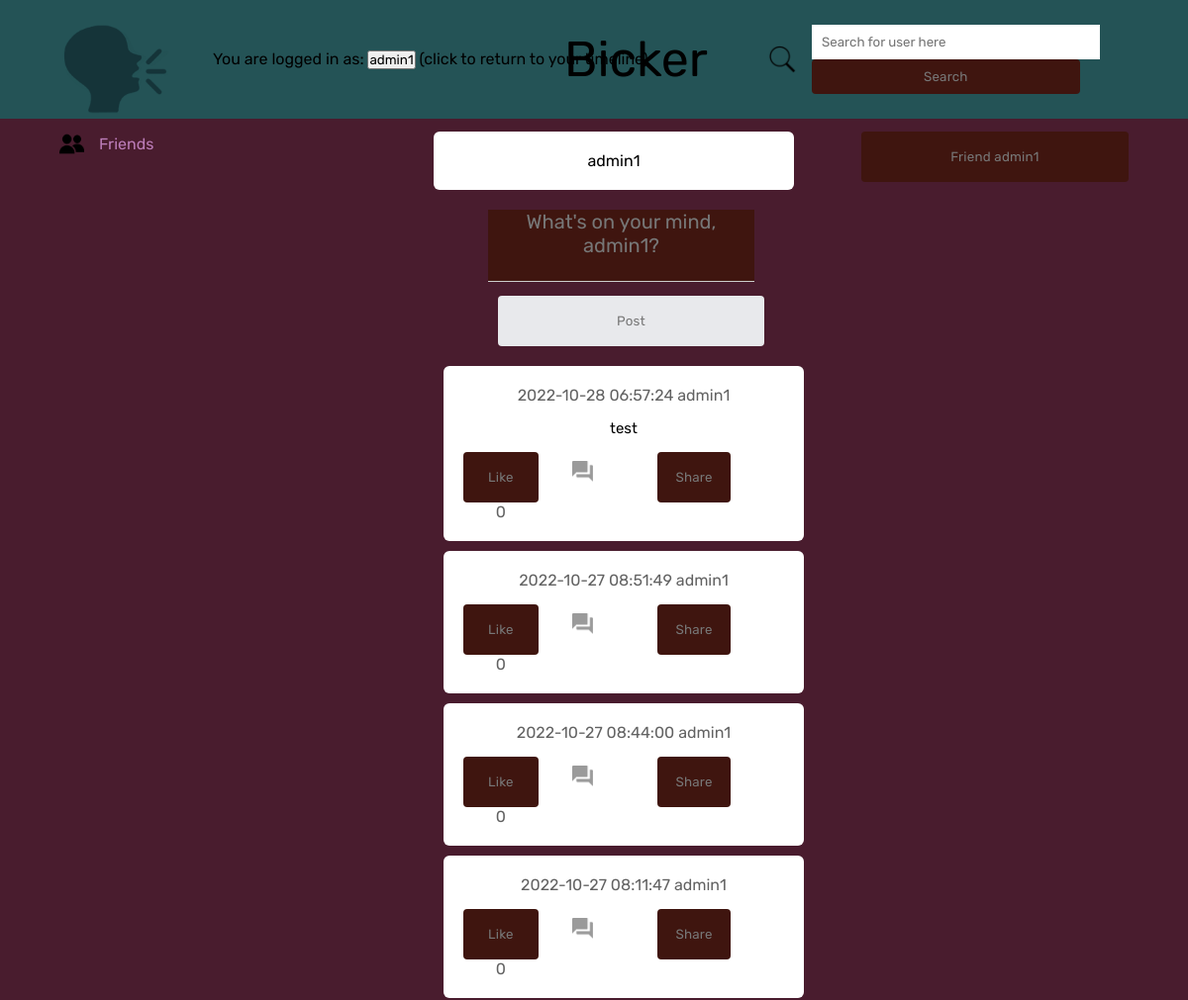
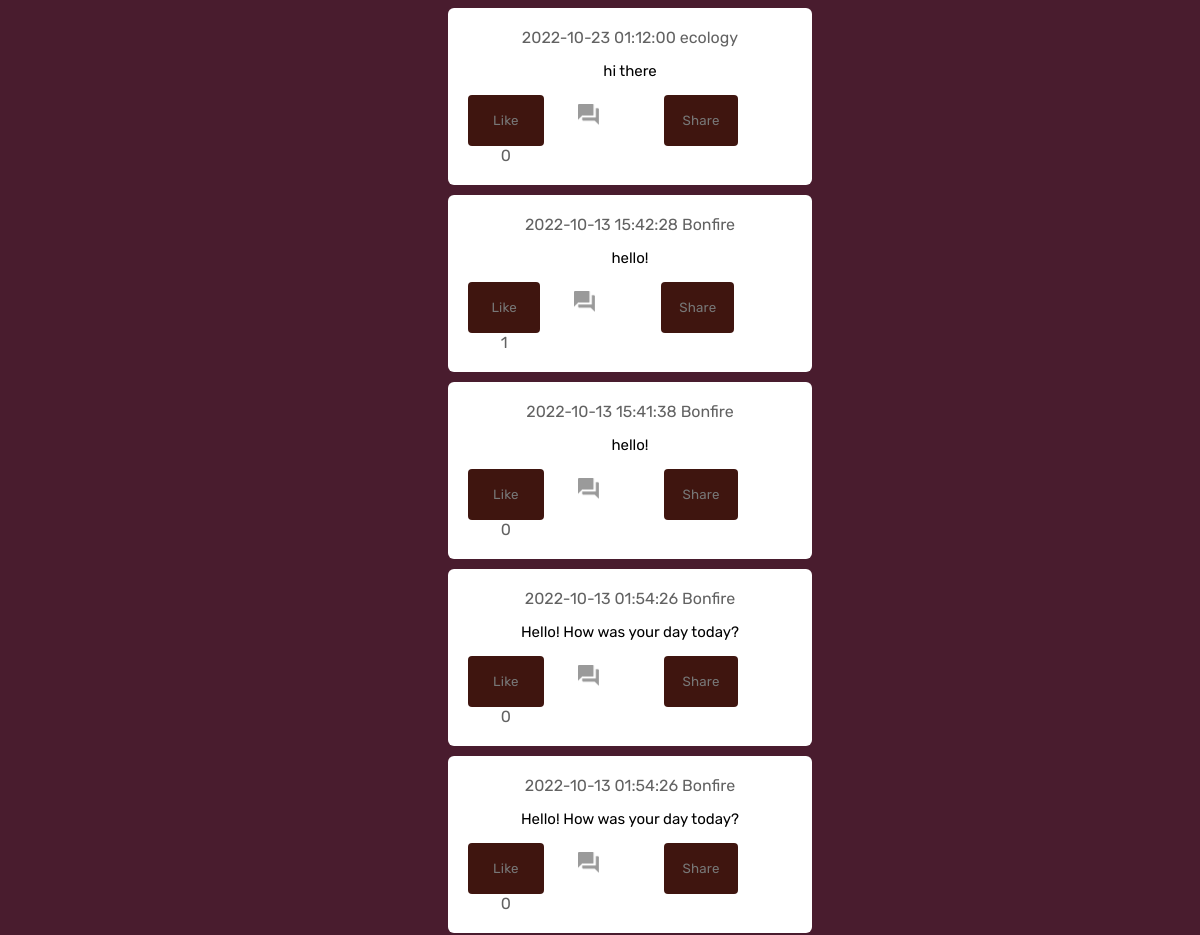
Before: /frontpage (signed in, upper part) with the older database file (2 pictures, top to bottom).
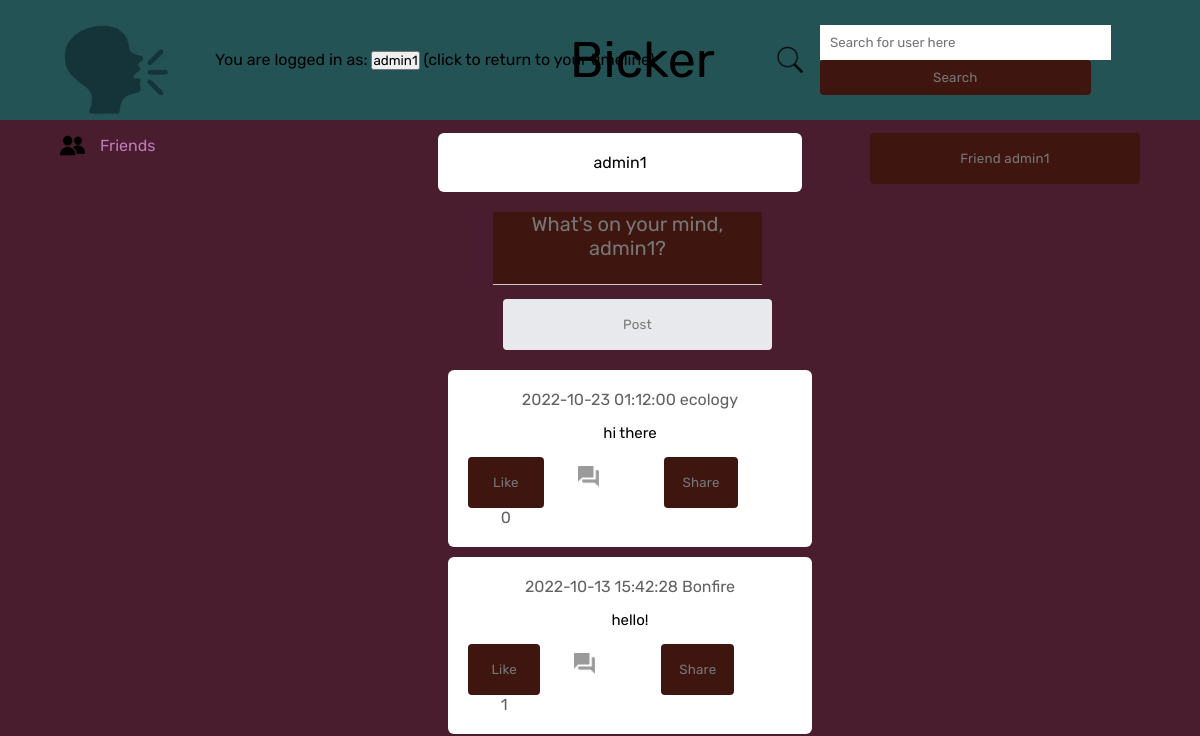
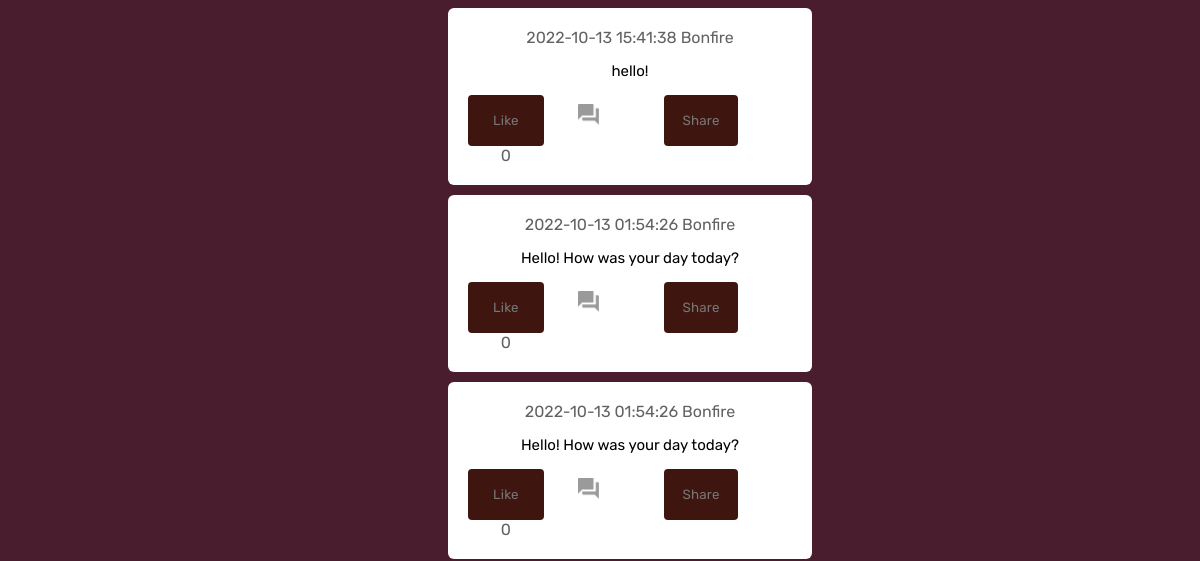
After: the same page with the newer database file (2 pictures, top to bottom).
### tables this page shows
CREATE TABLE posts (
    id INTEGER PRIMARY KEY AUTOINCREMENT,
    content text NOT NULL,
    username text NOT NULL,
    created_at DATETIME DEFAULT CURRENT_TIMESTAMP, likes INT DEFAULT 0,
    FOREIGN KEY(username) REFERENCES users(username)
);

### app.py (the view)
@app.route('/frontpage', methods=['GET', 'POST'])
def frontpage():
    global current_user
    global current_page
    if current_user is None:
        return redirect("/login")
    conn = db_connection()
    cursor = conn.cursor()
    cursor.execute("""SELECT id, content, username, created_at, likes, follower_name
                  FROM posts
                  INNER JOIN followers ON username=followed_name
                  WHERE follower_name=?
                  UNION ALL
                  SELECT id, content, username, created_at, likes, 'blank' AS follower_name
                  FROM posts
                  WHERE username=?
                  UNION ALL
                  SELECT id, content, username, created_at, likes, 'blank' AS follower_name
                  FROM posts
                  INNER JOIN shared_posts ON id=post_id
                  WHERE shared_userid=?
                  ORDER BY id DESC""", (current_user, current_user, current_user))
    post_list = []
    for row in cursor.fetchall():
            post_list.append(row)
    if not post_list:
        cursor.execute("""SELECT * FROM posts WHERE id=12""")
        for row in cursor.fetchall():
            post_list.append(row)
    if request.method == 'POST':
        if request.form.get("post-input") is not None:
            new_post = request.form['post-input']
            sql_query = """INSERT INTO posts (content, username)
                    VALUES (?, ?)"""
            cursor = cursor.execute(sql_query, (new_post, current_user))
            conn.commit()
            sql_query = """SELECT id, content, username, created_at, likes, follower_name
                  FROM posts
                  INNER JOIN followers ON username=followed_name
                  WHERE follower_name=?
                  UNION ALL
                  SELECT id, content, username, created_at, likes, 'blank' AS follower_name
                  FROM posts
                  WHERE username=?
                  UNION ALL
                  SELECT id, content, username, created_at, likes, 'blank' AS follower_name
                  FROM posts
                  INNER JOIN shared_posts ON id=post_id
                  WHERE shared_userid=?
                  ORDER BY id DESC"""
            cursor.execute(sql_query, (current_user, current_user, current_user))
            post_list.clear()
            for row in cursor.fetchall():
                post_list.append(row)
            current_page = current_user
            return render_template('frontpage.html', user=current_user, postlist = post_list,
                                    currentuser=current_user)
        elif request.form.get("searchuser") is not None:
            current_search = request.form['searchuser']
            sql_query = """SELECT * FROM posts WHERE username=? ORDER BY id DESC"""
            cursor.execute(sql_query, (current_search,))
            post_list.clear()
            for row in cursor.fetchall():
                post_list.append(row)
            current_page = current_search
            print (current_page)
            return render_template('frontpage.html', user=current_search, postlist = post_list,
                                    currentuser=current_user)
        elif request.form.get("frienduser") is not None:
            friend_status = 0
            sql_query = """INSERT INTO followers (follower_name, followed_name, status)
                     VALUES (?, ?, ?)"""
            cursor = cursor.execute(sql_query, (current_user, current_page, friend_status))
            conn.commit()
            sql_query = """SELECT * FROM posts WHERE username=? ORDER BY id DESC"""
            cursor.execute(sql_query, (current_page,))
            post_list.clear()
            for row in cursor.fetchall():
                post_list.append(row)
            return render_template('frontpage.html', user=current_page, postlist = post_list,
                                    currentuser=current_user)
        elif request.form.get("friendlist") is not None:
            return redirect("/friends")
        elif request.form.get('sharebutton') is not None:
            sharedID = request.form.get('sharebutton')
            sql_query = """INSERT INTO shared_posts (shared_userid, post_id)
                     VALUES (?, ?)"""
            cursor.execute(sql_query, (current_user, sharedID,))
            conn.commit()
            sql_query = """SELECT * FROM posts WHERE username=? ORDER BY id DESC"""
            cursor.execute(sql_query, (current_page,))
            post_list.clear()
            for row in cursor.fetchall():
                post_list.append(row)
            return render_template('frontpage.html', user=current_page, postlist = post_list,
                                    currentuser=current_user)
        elif request.form.get('likebutton') is not None:
            likedID = request.form.get('likebutton')
            sql_query = """UPDATE posts SET likes = likes + 1 WHERE id = ?"""
            cursor.execute(sql_query, (likedID,))
            conn.commit()
            return redirect("/frontpage")
        elif request.form.get('return') is not None:
            return redirect("/frontpage")
    else:
        current_page = current_user
        return render_template('frontpage.html', user=current_user, postlist = post_list,
                                currentuser=current_user)

### app.py (called while the page is built)
def db_connection():
    conn = None
    try:
        conn = sqlite3.connect("bickerdb.sqlite")
    except sqlite3.error as e:
        print(e)
    return conn

### templates/frontpage.html (shortened to what this page needs)
<!DOCTYPE html>
<html lang="en">
<head>
    <link rel= "stylesheet" type= "text/css" href= "{{ url_for('static',filename='stylefront.css') }}">
</head>
<body>
    <nav>
        <div class = "nav-left">
            <img src="{{ url_for('static', filename='bickerlogo.png') }}" alt="Bicker Logo" class = "logo">
            <form action="" method="post">
                You are logged in as:
                <input class="btn btn-default" name="return" type="submit" value="{{ currentuser }}">
                (click to return to your timeline)
            </form>
        </div>
        <div class = "nav-middle">
            Bicker
        </div>
        <div class = "nav-right">
            <div class = "search-box">
                <img src = "{{ url_for('static', filename='searchicon.png') }}" alt = "search icon">
            <form action="" method="post">
                <input type="text" placeholder="Search for user here" name="searchuser" value="{{
                    request.form.searchuser }}">
                <input class="searchbutton" type="submit" value="Search">
            </form>
            </div>
        </div>
    </nav>
    <div class="container">
        <div class="left-sidebar">
            <div class="important-links">
                <a href="{{ url_for('friends_list') }}" style = "color: #bc7db9;"><img src = "{{ url_for('static', filename='friendsicon.png') }}" alt = "friends icon">Friends</a>
            </div>
        </div>
        <div class="main-content">
            <div class="write-post-container">
                <div>
                    <p> {{ user }} </p>
                </div>
            </div>
            <div class="post-input-container">
                <form action="{{ url_for('frontpage') }}" method="post">
                    <textarea name = "post-input" id = "post-input" placeholder = "What's on your mind, {{ currentuser }}?" rows = 3></textarea>
                    <button type = "submit" class = "postsubmit">
                        Post
                    </button>
                </form>
            </div>
            {% for row in postlist %}
            <div class="post-container">
                <div class="timestamp">
                    <span>{{ row[3] }}</span>
                    <span>{{ row[2] }}</span>
                </div>
                <p class = "post-text">{{ row[1] }}</p>
                <div class="post-row">
                    <div class = "activity-icons">
                        <div><form action="" method="post">
                            <input type="submit" value="Like" class = "likebutton">
                            <span>{{ row[4] }}</span>
                        </form>
                        </div>
                            <div>
                                <img src = "{{ url_for('static', filename='comments.png') }}">
                            </div>
                        <div>
                            <form action="" method="post">
                                <input type="submit" value="Share" class="sharebutton">
                            </form>
                        </div>
                    </div>
                </div>
            </div>
            {% endfor %}
        </div>
        <div class="right-sidebar">
            <form action="" method="post">
                <input class="friendbutton" name="frienduser" type="submit" value="Friend {{ user }}">
            </form>
        </div>
    </div>
</body>
</html>

### static/stylefront.css (style rules this page uses)
* { margin: 0; padding: 0; font-family: 'Rubik', sans-serif; }
body { background: #491c2e; }
nav { display: flex; align-items: center; justify-content: space-between; background: #245356; padding: 5px 5%; position: sticky; top: 0; z-index: 100; }
.logo { width: 110px; margin-right: 45px; }
.nav-left, .nav-right { display: flex; align-items: center; }
.nav-middle { font-size: 50px; position: absolute; left: 47.5%; }
.nav-right img { width: 30px; margin-right: 15px; }
.friendbutton { width: 100%; border: none; padding: 18px; font-family: 'Rubik', sans-serif; cursor: pointer; background: #3f150f; color: #777; border-top-right-radius: 4px; border-top-left-radius: 4px; border-bottom-left-radius: 4px; border-bottom-right-radius: 4px; letter-spacing: 0.2px; outline: 0; transition: all .3s; text-align: center; }
.searchbutton { width: 100%; border: none; padding: 18px; font-family: 'Rubik', sans-serif; cursor: pointer; background: #3f150f; color: #777; border-top-right-radius: 4px; border-top-left-radius: 4px; border-bottom-left-radius: 4px; border-bottom-right-radius: 4px; letter-spacing: 0.2px; outline: 0; transition: all .3s; text-align: center; }
.search-box { width: 350px; border-radius: 20px; display: flex; align-items: center; padding: 0 15px; background: transparent; }
.search-box input { width: 100%; padding: 10px; outline: none; border: 0; }
.container { display: flex; justify-content: space-between; padding: 13px 5%; }
.left-sidebar { flex-basis: 25%; position: sticky; top: 70px; align-self: flex-start; border-radius: 3%; }
.right-sidebar { flex-basis: 25%; position: sticky; top: 70px; align-self: flex-start; border-radius: 3%; }
.main-content { flex-basis: 30%; }
.important-links a { text-decoration: none; display: flex; align-items: center; margin-bottom: 30px; width: fit-content; }
.important-links img { width: 25px; margin-right: 15px; }
.write-post-container { width: 100%; background: #fff; border-radius: 6px; padding: 20px; columns: #626262; text-align: center; }
.post-input-container { padding-left: 55px; padding-top: 20px; }
.post-input-container textarea { width: 100%; border: 0; outline: 0; border-bottom: 1px solid #ccc; background: #3f150f; text-align: center; font-size: 20px; resize: none; }
.post-input-container textarea::placeholder { color: #777; }
.post-container { width:100%; background: #fff; border-radius: 6px; padding: 20px; color: #626262; text-align: center; margin:10px; }
.post-text { color: black; margin: 15px 0; font-size: 15px; }
.postsubmit { width: 100%; border: none; padding: 18px; font-family: 'Rubik', sans-serif; cursor: pointer; background: #e8e9ec; color: #777; border-top-right-radius: 4px; border-top-left-radius: 4px; border-bottom-left-radius: 4px; border-bottom-right-radius: 4px; letter-spacing: 0.2px; outline: 0; transition: all .3s; text-align: center; align-items: center; margin: 10px; }
.post-row { display: flex; align-items: center; justify-content: space-between; }
.activity-icons div img { width: 40%; margin-right: 10px; }
.activity-icons div { display: inline-flex; align-items: center; margin-right: 30px; }
.likebutton { width: 100%; border: none; padding: 18px; font-family: 'Rubik', sans-serif; cursor: pointer; background: #3f150f; color: #777; border-top-right-radius: 4px; border-top-left-radius: 4px; border-bottom-left-radius: 4px; border-bottom-right-radius: 4px; letter-spacing: 0.2px; outline: 0; transition: all .3s; text-align: center; }
.sharebutton { width: 100%; border: none; padding: 18px; font-family: 'Rubik', sans-serif; cursor: pointer; background: #3f150f; color: #777; border-top-right-radius: 4px; border-top-left-radius: 4px; border-bottom-left-radius: 4px; border-bottom-right-radius: 4px; letter-spacing: 0.2px; outline: 0; transition: all .3s; text-align: center; }

Changed rows visible on the page:
removed posts: created_at "2022-10-28 06:57:24", username "admin1", content "test", likes "0"
removed posts: created_at "2022-10-27 08:51:49", username "admin1", likes "0"
removed posts: created_at "2022-10-27 08:44:00", username "admin1", likes "0"
no longer on this page (row edited): posts: created_at "2022-10-27 08:11:47", username "admin1", likes "0"
